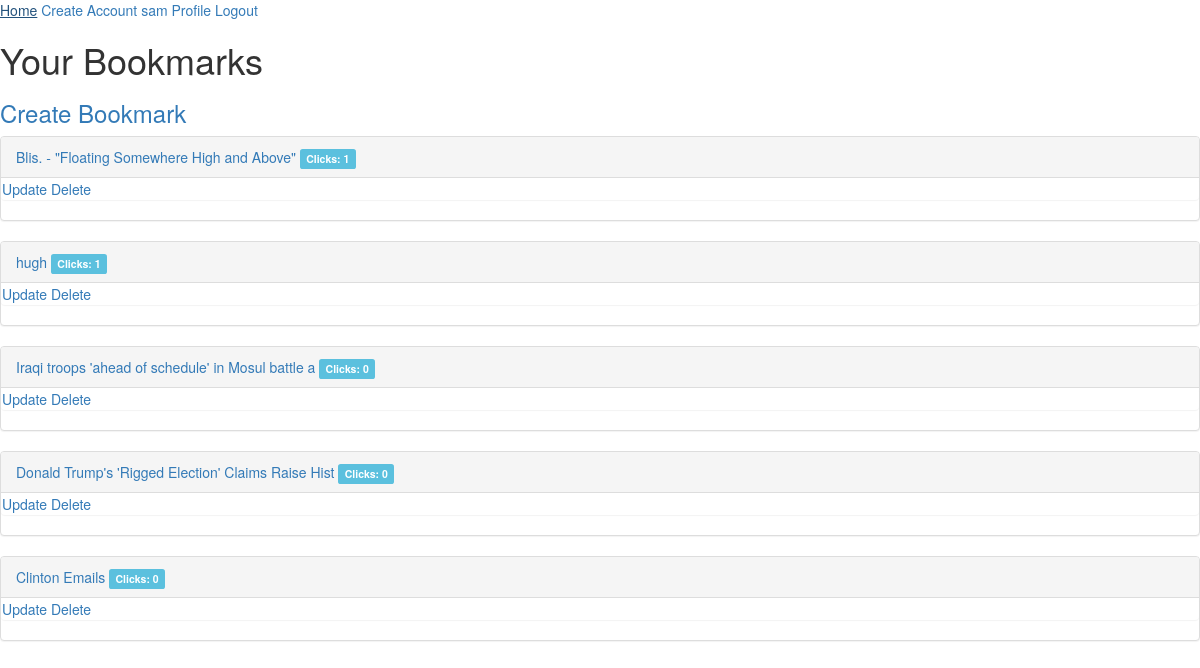
The app's page /profile/ (signed in), older data.
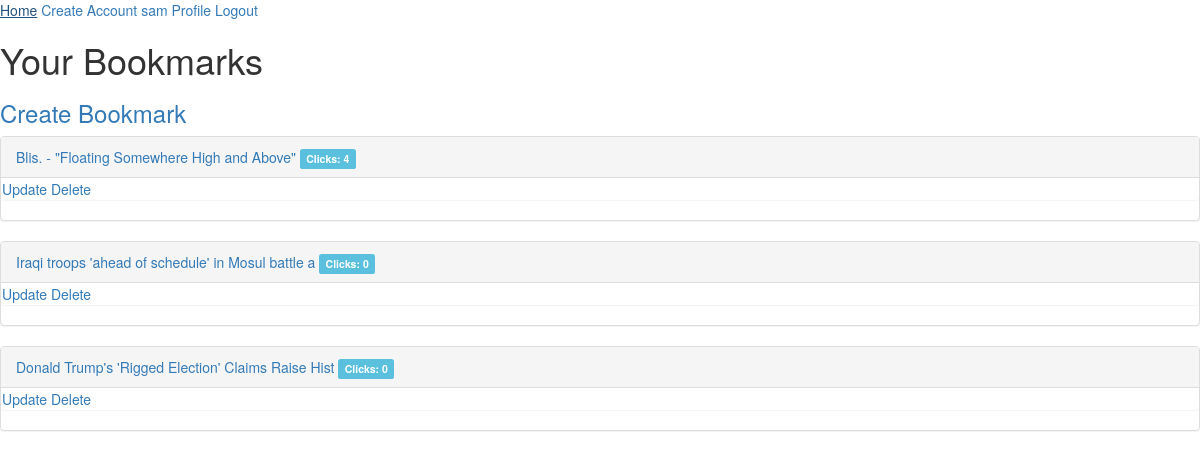
The same page, newer data.
### app/models.py (models this page shows)
class Bookmark(models.Model):
    full_url = models.URLField()
    title = models.CharField(max_length=50)
    description = models.CharField(max_length=200)
    created = models.DateTimeField(auto_now_add=True)
    user = models.ForeignKey('auth.User')
    is_private = models.BooleanField(default=False)
    def __str__(self):
        return self.title
    def encode(self):
        hashids = Hashids().encode((self.id + 1000000))
        return hashids
    def click_count(self):
        return Click.objects.filter(user=self.user).filter(bookmark=self.id).count()
    class Meta:
        ordering = ("-created", )

### app/views.py (the view)
# urls.py: url(r'^profile/$', ProfileView.as_view(), name="profile_view"),
class ProfileView(ListView):
    template_name = "profile.html"
    model = Bookmark
    def get_queryset(self):
        return Bookmark.objects.filter(user=self.request.user)

### templates/profile.html
{% extends 'base.html' %}
{% block content %}
<h1>Your Bookmarks</h1>
<h3><a href="{% url 'bookmark_create_view' %}">Create Bookmark</a>
</h3>
{% for bookmark in object_list%}
<div class="panel panel-default">
  <div class="panel-heading">  <a href="{% url 'redirect_view' bookmark.encode %}">{{bookmark}}</a>
  <span class="label label-info">  Clicks: {{ bookmark.click_count }}</span></div>
  <div class="panel body">
  <a href="update/{{bookmark.id}}">Update</a>
  <a href="delete/{{bookmark.id}}">Delete</a>
  </div>
</div>
{% endfor %}
{% endblock %}

### templates/base.html (shortened to what this page needs)
{% load staticfiles %}
<!DOCTYPE html>
<html>
  <head>
    <link rel="stylesheet" href="{% static 'css/bootstrap.css' %}" media="screen" title="no title">
        <nav>
           <a href="{% url 'bookmark_view' %}">Home</a>
          <a href="bookmarks/create_user">Create Account</a>
           {% if not request.user.is_authenticated %}
           <a href="{% url 'login' %}"> Login </a>
           {% else %}
           <a href="{% url 'profile_view' %}">{{request.user}} Profile</a>
           <a href="{% url 'logout' %}"> Logout </a>
        </nav>
          <body>
           {% endif %}
           {% block content %}
           {% endblock %}
        </body>
       </html>

### templates/base.html (style rules this page uses)
body { background-color: White; }

Row changes from the older to the newer data that the page shows:
removed Bookmark: title "hugh", click_count "1"
removed Bookmark: title "Clinton Emails", click_count "0"
changed Bookmark "Blis. - \"Floating Somewhere High and Above\"": click_count "1" → "4"
